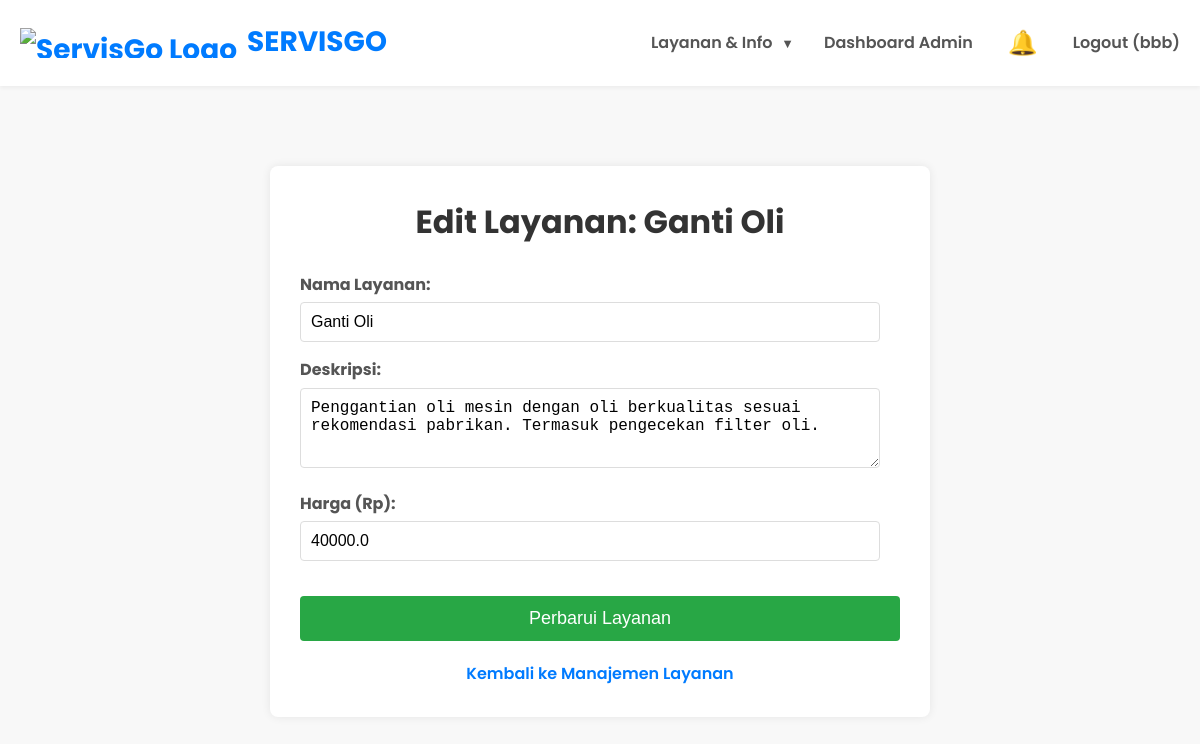
/edit_service/2 (signed in), run on the app's committed database.
### tables this page shows
CREATE TABLE services (
            id INTEGER PRIMARY KEY AUTOINCREMENT,
            name TEXT NOT NULL UNIQUE,
            description TEXT,
            price REAL NOT NULL,
            created_at DATETIME DEFAULT CURRENT_TIMESTAMP,
            updated_at DATETIME DEFAULT CURRENT_TIMESTAMP
        );

### app.py (the view, shortened to what this page needs)
@app.route('/edit_service/<int:service_id>', methods=['GET', 'POST'])
@login_required
@role_required('admin', 'master')
def edit_service(service_id):
    conn = get_db_connection()
    service = conn.execute('SELECT * FROM services WHERE id = ?', (service_id,)).fetchone()
    if not service:
        flash('Layanan tidak ditemukan.', 'danger')
        conn.close()
        return redirect(url_for('manage_services'))
    conn.close()
    return render_template('edit_service.html', service=service)

### app.py (called while the page is built)
def get_db_connection():
    conn = sqlite3.connect(DATABASE)
    conn.row_factory = sqlite3.Row # Mengembalikan baris sebagai objek mirip dictionary
    return conn

def login_required(f):
    from functools import wraps
    @wraps(f)
    def decorated_function(*args, **kwargs):
        if 'user_id' not in session:
            flash('Anda perlu login untuk mengakses halaman ini.', 'danger')
            return redirect(url_for('login'))
        return f(*args, **kwargs)
    return decorated_function

### templates/edit_service.html (shortened to what this page needs)
<!DOCTYPE html>
<html lang="id">
<head>
    <link rel="stylesheet" href="{{ url_for('static', filename='style.css') }}">
</head>
<body>
    <header>
        <div class="container navbar">
         <a href="
    {% if session.get('user_id') %}
        {% if session.get('role') == 'mechanic' %}/mechanic_dashboard
        {% elif session.get('role') == 'admin' %}/admin_dashboard
        {% elif session.get('role') == 'master' %}/master_dashboard
        {% else %}/dashboard
        {% endif %}
    {% else %}/
    {% endif %}
" class="logo">
    <img src="{{ url_for('static', filename='images/logo_servisgo.png') }}" alt="ServisGo Logo" class="logo-img"> <span>SERVISGO</span>
</a>
          <nav>
    <ul class="nav-links">
        {% if session.get('user_id') %}
            <li class="dropdown">
                <a href="#" class="dropbtn" onclick="toggleDropdown(event, 'main-menu-dropdown')">Layanan & Info <span class="arrow">▼</span></a>
            </li>
        {% else %}
            <li><a href="/layanan">Layanan</a></li>
            <li><a href="#">Tentang Kami</a></li>
        {% endif %}
        {% if session.get('username') %}
            {% if session.get('role') == 'master' %}
                <li><a href="/master_dashboard">Dashboard Master</a></li>
            {% elif session.get('role') == 'admin' %}
                <li><a href="/admin_dashboard">Dashboard Admin</a></li>
            {% elif session.get('role') == 'mechanic' %}
                <li><a href="/mechanic_dashboard">Dashboard Mekanik</a></li>
                <li><a href="/mechanic_history" class="nav-btn">Riwayat Servis</a></li>
            {% else %}
                <li><a href="/dashboard">Dashboard Saya</a></li>
            {% endif %}
            <li id="notification-bell">
                <a href="#" onclick="toggleNotifications()">
                    🔔
                </a>
            </li>
            <li><a href="/logout">Logout ({{ session.username }})</a></li>
        {% else %}
            <li><a href="/login">Masuk/Daftar</a></li>
        {% endif %}
    </ul>
</nav>
        </div>
    </header>
    <main>
        <div class="container">
            <div class="edit-service-form-container">
                <h1>Edit Layanan: {{ service.name }}</h1>
                <form action="{{ url_for('edit_service', service_id=service.id) }}" method="POST">
                    <div class="form-group">
                        <label for="name">Nama Layanan:</label>
                        <input type="text" id="name" name="name" value="{{ service.name }}" required>
                    </div>
                    <div class="form-group">
                        <label for="description">Deskripsi:</label>
                        <textarea id="description" name="description" required>{{ service.description }}</textarea>
                    </div>
                    <div class="form-group">
                        <label for="price">Harga (Rp):</label>
                        <input type="number" id="price" name="price" step="any" min="0" value="{{ service.price }}" required>
                    </div>
                    <button type="submit">Perbarui Layanan</button>
                </form>
                <a href="{{ url_for('manage_services') }}" class="back-link">Kembali ke Manajemen Layanan</a>
            </div>
        </div>
    </main>
</body>
</html>

### static/style.css (style rules this page uses)
body { font-family: 'Poppins', sans-serif; margin: 0; padding: 0; box-sizing: border-box; color: #333; line-height: 1.6; background-color: #f8f8f8; display: flex; flex-direction: column; min-height: 100vh; }
.container { max-width: 1200px; margin: 0 auto; padding: 0 20px; }
header { background-color: #ffffff; padding: 15px 0; box-shadow: 0 2px 4px rgba(0, 0, 0, 0.05); }
.navbar { display: flex; justify-content: space-between; align-items: center; flex-wrap: wrap; }
.logo { font-size: 28px; font-weight: 700; color: #007bff; text-decoration: none; display: flex; align-items: center; padding: 5px 0; }
.logo-img { height: 30px; width: auto; margin-right: 10px; vertical-align: middle; }
.logo span { font-size: 28px; font-weight: 700; color: #007bff; }
.nav-links { list-style: none; margin: 0; padding: 0; display: flex; align-items: center; }
.nav-links li { margin-left: 30px; }
.nav-links a { text-decoration: none; color: #555; font-weight: 600; transition: color 0.3s ease; padding: 15px 0; }
h1 { text-align: center; color: #333; margin-bottom: 25px; font-size: 36px; }
.form-group { margin-bottom: 15px; }
label { display: block; margin-bottom: 5px; color: #555; font-weight: bold; }
input[type="text"], input[type="email"], input[type="tel"], input[type="date"], input[type="time"], input[type="password"], select, textarea { width: calc(100% - 20px); padding: 10px; border: 1px solid #ddd; border-radius: 4px; box-sizing: border-box; font-size: 16px; }
textarea { resize: vertical; min-height: 80px; }
main { flex-grow: 1; padding: 40px 0; }
main h1 { text-align: center; color: #333; margin-bottom: 30px; font-size: 36px; }
#notification-bell { position: relative; margin-left: 30px; }
#notification-bell a { position: relative; color: #555; font-size: 24px; text-decoration: none; padding: 5px; display: inline-block; }
.dropdown { position: relative; display: inline-block; margin-left: 30px; }
.dropbtn { color: #555; font-weight: 600; text-decoration: none; padding: 15px 0; display: block; cursor: pointer; transition: color 0.3s ease; }
.dropbtn .arrow { margin-left: 5px; font-size: 0.8em; transition: transform 0.3s ease; }
.edit-service-form-container { background-color: #fff; padding: 30px; border-radius: 8px; box-shadow: 0 0 10px rgba(0, 0, 0, 0.08); max-width: 600px; margin: 40px auto; }
.edit-service-form-container h1 { margin-top: 0; margin-bottom: 25px; font-size: 32px; color: #333; text-align: center; }
.edit-service-form-container .form-group { margin-bottom: 15px; }
.edit-service-form-container label { display: block; margin-bottom: 5px; font-weight: bold; color: #555; }
.edit-service-form-container input[type="text"], .edit-service-form-container input[type="number"], .edit-service-form-container textarea { width: calc(100% - 20px); padding: 10px; border: 1px solid #ddd; border-radius: 4px; box-sizing: border-box; font-size: 16px; }
.edit-service-form-container textarea { min-height: 80px; resize: vertical; }
.edit-service-form-container button[type="submit"] { background-color: #28a745; color: white; padding: 12px 20px; border: none; border-radius: 4px; cursor: pointer; font-size: 18px; width: 100%; margin-top: 20px; transition: background-color 0.3s ease; }
.back-link { display: block; text-align: center; margin-top: 20px; color: #007bff; text-decoration: none; font-weight: 600; }

### data on the page
services: name "Ganti Oli", description "Penggantian oli mesin dengan oli berkualitas sesuai rekomendasi pabrikan. Termasuk pengecekan filter oli.", price "40000.0"

### other printed values
{{ session.username }} "bbb"
